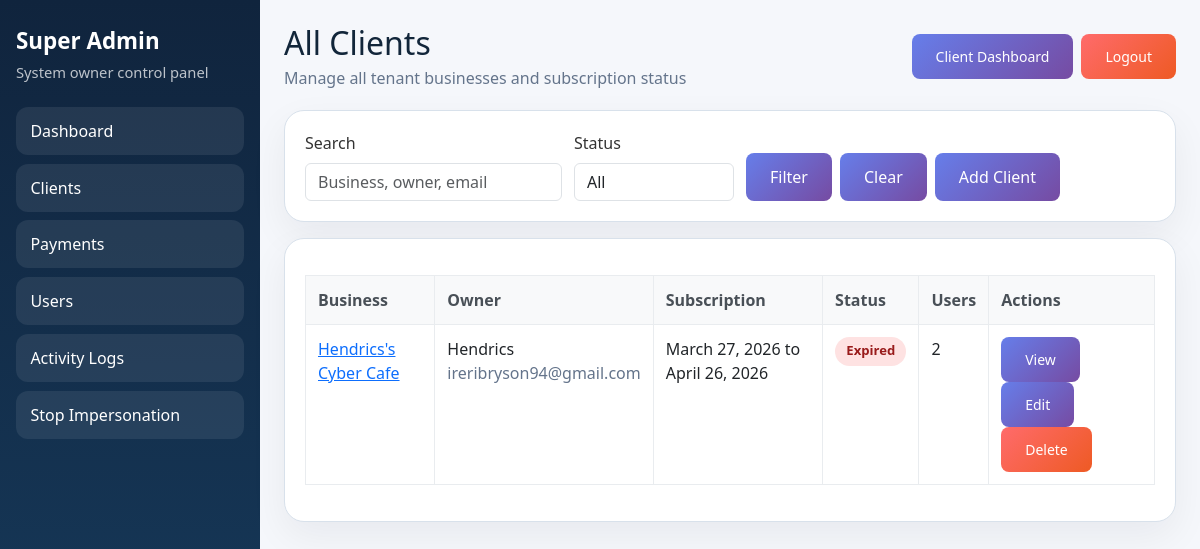
The page /super-admin/clients/ (signed in) on the database its author committed.
### core/models.py (models this page shows, shortened)
class BusinessProfile(models.Model):
    APPROVAL_PENDING = 'pending'
    APPROVAL_APPROVED = 'approved'
    APPROVAL_REJECTED = 'rejected'
    APPROVAL_STATUS_CHOICES = [
        (APPROVAL_PENDING, 'Pending Approval'),
        (APPROVAL_APPROVED, 'Approved'),
        (APPROVAL_REJECTED, 'Rejected'),
    ]
    owner = models.OneToOneField(
        settings.AUTH_USER_MODEL,
        on_delete=models.CASCADE,
        related_name='business_profile',
        blank=True,
        null=True,
    )
    name = models.CharField("Business Name", max_length=255)
    owner_name = models.CharField("Owner Name", max_length=255)
    phone = models.CharField("Phone", max_length=50)
    email = models.EmailField("Email", blank=True, null=True)
    location = models.TextField("Location")
    logo = models.ImageField("Logo", upload_to="logos/", blank=True, null=True)
    subscription_start_date = models.DateField("Subscription Start Date", blank=True, null=True)
    subscription_end_date = models.DateField("Subscription End Date", blank=True, null=True)
    is_active = models.BooleanField("Active", default=True)
    approval_status = models.CharField("Approval Status", max_length=20, choices=APPROVAL_STATUS_CHOICES, default=APPROVAL_APPROVED)
    date_created = models.DateTimeField("Date Created", default=timezone.now)
    class Meta:
        verbose_name = "Business Profile"
        verbose_name_plural = "Business Profiles"
    @property
    def subscription_status(self):
        if self.approval_status == self.APPROVAL_PENDING:
            return 'Pending Approval'
        if self.approval_status == self.APPROVAL_REJECTED:
            return 'Rejected'
        if not self.is_active:
            return 'Inactive'
        if not self.subscription_end_date:
            return 'Active'
        if self.subscription_end_date < timezone.localdate():
            return 'Expired'
        return 'Active'

### core/super_admin.py (the view, shortened to what this page needs)
# urls.py: path('super-admin/clients/', super_admin.SuperAdminClientListView.as_view(), name='super_admin_client_list'),
class SuperAdminClientListView(SuperAdminRequiredMixin, ListView):
    model = BusinessProfile
    template_name = 'core/super_admin/client_list.html'
    context_object_name = 'clients'
    paginate_by = 25
    def get_queryset(self):
        queryset = _client_businesses_queryset().select_related('owner').annotate(user_count=Count('user_profiles'))
        search = self.request.GET.get('search', '').strip()
        status = self.request.GET.get('status', '').strip()
        today = timezone.localdate()
        if status == 'pending':
            queryset = queryset.filter(approval_status=BusinessProfile.APPROVAL_PENDING)
        elif status == 'rejected':
            queryset = queryset.filter(approval_status=BusinessProfile.APPROVAL_REJECTED)
        elif status == 'expired':
            queryset = queryset.filter(
                approval_status=BusinessProfile.APPROVAL_APPROVED,
                subscription_end_date__lt=today,
            )
        elif status == 'active':
            queryset = queryset.filter(
                approval_status=BusinessProfile.APPROVAL_APPROVED,
                is_active=True,
            ).exclude(subscription_end_date__lt=today)
        elif status == 'inactive':
            queryset = queryset.filter(
                approval_status=BusinessProfile.APPROVAL_APPROVED,
                is_active=False,
            )
        return queryset.order_by('name')
    def get_context_data(self, **kwargs):
        context = super().get_context_data(**kwargs)
        context['search'] = self.request.GET.get('search', '')
        context['status_filter'] = self.request.GET.get('status', '')
        status_titles = {
            'active': 'Active Clients',
            'expired': 'Expired Clients',
            'inactive': 'Inactive Clients',
            'near_expiry': 'Near Expiry Clients',
            'pending': 'Pending Approval',
            'rejected': 'Rejected Clients',
        }
        context['list_title'] = status_titles.get(context['status_filter'], 'All Clients')
        return context

### core/context_processors.py (called while the page is built)
def app_permissions(request):
    user = getattr(request, 'user', None)
    return {
        'app_role': get_user_role(user) if user and user.is_authenticated else None,
        'can_backup_restore': can_backup_restore(user) if user and user.is_authenticated else False,
        'can_manage_business': can_manage_business(user) if user and user.is_authenticated else False,
        'can_manage_records': can_manage_records(user) if user and user.is_authenticated else False,
        'can_view_reports': can_view_reports(user) if user and user.is_authenticated else False,
    }

### core/permissions.py (called while the page is built)
def get_user_role(user):
    if not user or not user.is_authenticated:
        return None
    business = get_user_business(user)
    if business.owner_id == user.id:
        return 'admin'
    profile = _get_profile(user)
    if profile and getattr(profile, 'business_id', None) == business.id:
        return profile.role
    return 'staff'

def can_backup_restore(user):
    return get_user_role(user) == 'admin'

def can_manage_business(user):
    return get_user_role(user) == 'admin'

def can_manage_records(user):
    return get_user_role(user) in {'admin', 'staff'}

def can_view_reports(user):
    return get_user_role(user) in {'admin', 'staff', 'viewer'}

### core/super_admin.py (called while the page is built)
def _client_businesses_queryset():
    return BusinessProfile.objects.exclude(owner__is_superuser=True)

    def test_func(self):
        return self.request.user.is_superuser

### core/tenancy.py (called while the page is built)
def get_user_business(user):
    if not user or not user.is_authenticated:
        raise PermissionDenied("Authentication is required.")
    try:
        profile = user.profile
    except (AttributeError, ObjectDoesNotExist, OperationalError, ProgrammingError):
        profile = None
    if profile and getattr(profile, 'business_id', None):
        return profile.business
    return BusinessProfile.get_or_create_for_user(user)

### templates/core/super_admin/client_list.html (shortened to what this page needs)
{% extends 'core/super_admin/base.html' %}
{% block page_title %}{{ list_title }}{% endblock %}
{% block page_subtitle %}Manage all tenant businesses and subscription status{% endblock %}
{% block content %}
<div class="sa-card" style="margin-bottom:1rem;">
    <form method="get" style="display:flex; gap:0.75rem; flex-wrap:wrap; align-items:end;">
        <div>
            <label class="form-label">Search</label>
            <input type="text" name="search" value="{{ search }}" class="form-control" placeholder="Business, owner, email">
        </div>
        <div>
            <label class="form-label">Status</label>
            <select name="status" class="form-control">
                <option value="">All</option>
            </select>
        </div>
        <div style="display:flex; gap:0.5rem;">
            <button type="submit" class="btn btn-primary">Filter</button>
            <a href="{% url 'super_admin_client_list' %}" class="btn btn-outline-secondary">Clear</a>
            <a href="{% url 'super_admin_client_add' %}" class="btn btn-success">Add Client</a>
        </div>
    </form>
</div>
<div class="sa-card">
    <div class="table-responsive">
        <table class="table">
            <thead>
                <tr>
                    <th>Business</th>
                    <th>Owner</th>
                    <th>Subscription</th>
                    <th>Status</th>
                    <th>Users</th>
                    <th>Actions</th>
                </tr>
            </thead>
            <tbody>
                {% for business in clients %}
                    <tr>
                        <td><a href="{% url 'super_admin_client_detail' business.pk %}">{{ business.name }}</a></td>
                        <td>{{ business.owner_name }}{% if business.owner %}<div style="color:#64748b;">{{ business.owner.email }}</div>{% endif %}</td>
                        <td>
                            {{ business.subscription_start_date|default:"-" }} to {{ business.subscription_end_date|default:"-" }}
                        </td>
                        <td>
                            {% if business.approval_status == 'pending' %}
                                <span class="sa-badge sa-badge-near">Pending Approval</span>
                            {% elif business.approval_status == 'rejected' %}
                                <span class="sa-badge sa-badge-expired">Rejected</span>
                            {% elif business.subscription_status == 'Expired' %}
                                <span class="sa-badge sa-badge-expired">Expired</span>
                            {% elif business.is_near_expiry %}
                                <span class="sa-badge sa-badge-near">Near Expiry</span>
                            {% elif business.subscription_status == 'Inactive' %}
                                <span class="sa-badge sa-badge-inactive">Inactive</span>
                            {% else %}
                                <span class="sa-badge sa-badge-active">Active</span>
                            {% endif %}
                        </td>
                        <td>{{ business.user_count }}</td>
                        <td>
                            <a href="{% url 'super_admin_client_detail' business.pk %}" class="btn btn-sm btn-light">View</a>
                            <a href="{% url 'super_admin_client_edit' business.pk %}" class="btn btn-sm btn-outline-secondary">Edit</a>
                            <form method="post" action="{% url 'super_admin_client_delete' business.pk %}" style="display:inline;" onsubmit="return confirm('Delete client {{ business.name }} and all related data? This action cannot be undone.');">
                                <button type="submit" class="btn btn-sm btn-danger">Delete</button>
                            </form>
                        </td>
                    </tr>
                {% empty %}
                    <tr><td colspan="6">No clients found.</td></tr>
                {% endfor %}
            </tbody>
        </table>
    </div>
</div>
{% endblock %}

### static/css/style.css (style rules this page uses)
body { font-family: 'Segoe UI', Tahoma, Geneva, Verdana, sans-serif; background: #f8f9fa; color: #333; margin: 0; padding: 0; min-height: 100vh; display: flex; flex-direction: column; }
.table { width: 100%; border-collapse: collapse; margin-top: 1rem; }
.table th, .table td { border: 1px solid #e9ecef; padding: 0.75rem; text-align: left; }
.table th { background: #f8f9fa; font-weight: 600; color: #495057; }
.btn { padding: 0.75rem 1.5rem; background: linear-gradient(135deg, #667eea 0%, #764ba2 100%); color: #fff; text-decoration: none; border-radius: 8px; border: none; cursor: pointer; transition: all 0.3s ease; font-weight: 500; }
.btn-danger { background: linear-gradient(135deg, #ff6b6b 0%, #ee5a24 100%); }

### templates/core/super_admin/base.html (style rules this page uses)
.sa-card { background: #fff; border: 1px solid #d8e1eb; border-radius: 20px; padding: 1.25rem; box-shadow: 0 14px 38px rgba(15, 23, 42, 0.06); }
.sa-badge { display: inline-flex; padding: 0.3rem 0.7rem; border-radius: 999px; font-size: 0.82rem; font-weight: 700; }
.sa-badge-expired { background: #fee2e2; color: #991b1b; }

### rows shown on the page
BusinessProfile: name "Hendrics's Cyber Cafe", owner_name "Hendrics", owner.email "ireribryson94@gmail.com", subscription_start_date "March 27, 2026", subscription_end_date "April 26, 2026", approval_status "Expired", user_count "2"

### other values the page prints
{{ list_title }} "All Clients"
